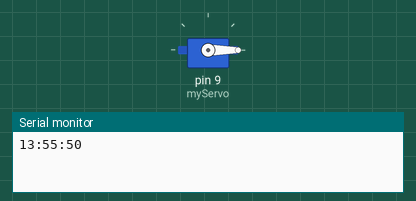
This sketch was run on a simulated Arduino Uno, built with avr-gcc and run on an emulated ATmega328P. Parts: servo, the last lines printed to the serial monitor.

Above: at 0.1 s.
At 10.1 s:
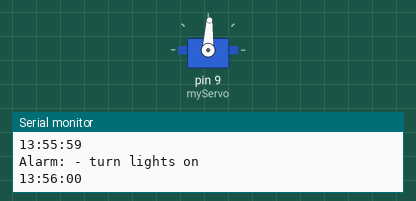
Timing chart, 0 to 11.6 s (numbered marks = the images above):
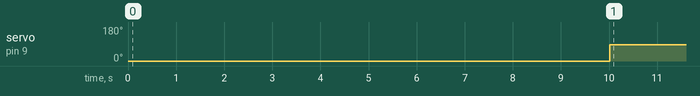

The sketch:

p5_5_auto_switcher.ino
```cpp
#include <Servo.h>
#include <Time.h>
#include <TimeAlarms.h>

Servo myServo;

// int const potPin = A0;
int potVal;
int angle;
int initPos = 0; // 0 to 850
int finalPos = 500;

void setup() {
  myServo.attach(9);
  Serial.begin(9600);

  setTime(13,55,50,10,17,15); // set current time to Saturday 8:29:00am Jan 1 2011
  Alarm.alarmRepeat(13,56,0, MorningAlarm);  // 8:30am every day

  // init servo position to 0
  angle = map(initPos, 0, 1023, 0, 179);
  myServo.write(angle);
}

void loop() {
  digitalClockDisplay();
  Alarm.delay(1000); // wait one second between clock display

}

// functions to be called when an alarm triggers:
void MorningAlarm() {
  angle = map(finalPos, 0, 1023, 0, 179);
  myServo.write(angle);

  Serial.println("Alarm: - turn lights on");
}

void digitalClockDisplay() {
  // digital clock display of the time
  Serial.print(hour());
  printDigits(minute());
  printDigits(second());
  Serial.println();
}

void printDigits(int digits) {
  Serial.print(":");
  if(digits < 10)
    Serial.print('0');
  Serial.print(digits);
}
```

Measured:
- by itself, servo on pin 9 (myServo): 0° → 87° at 10.0 s
